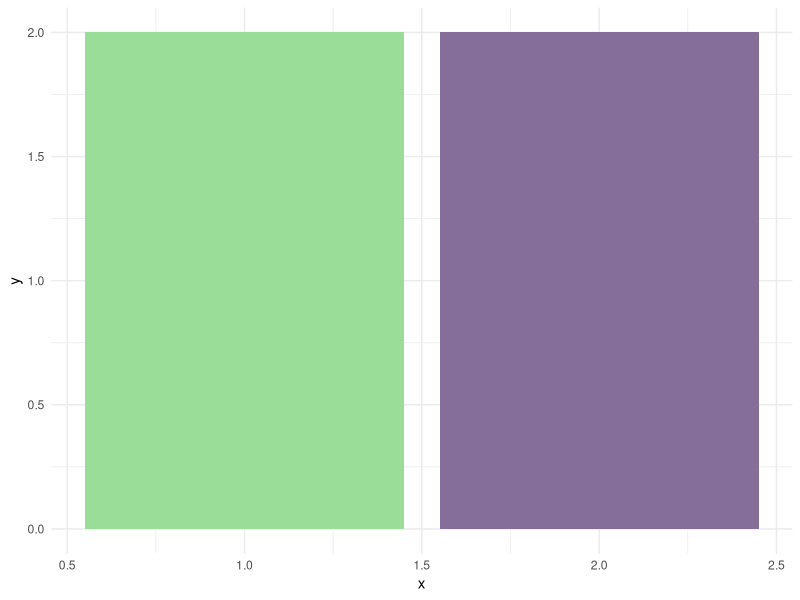
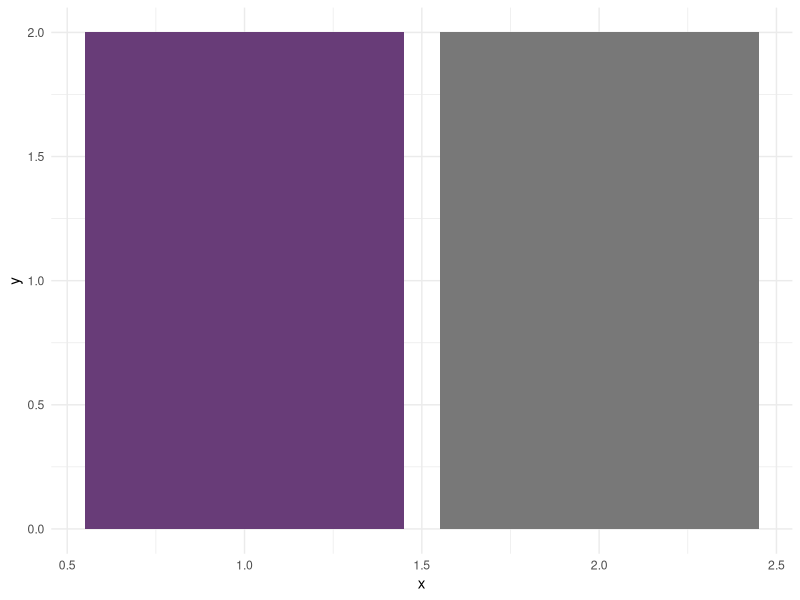
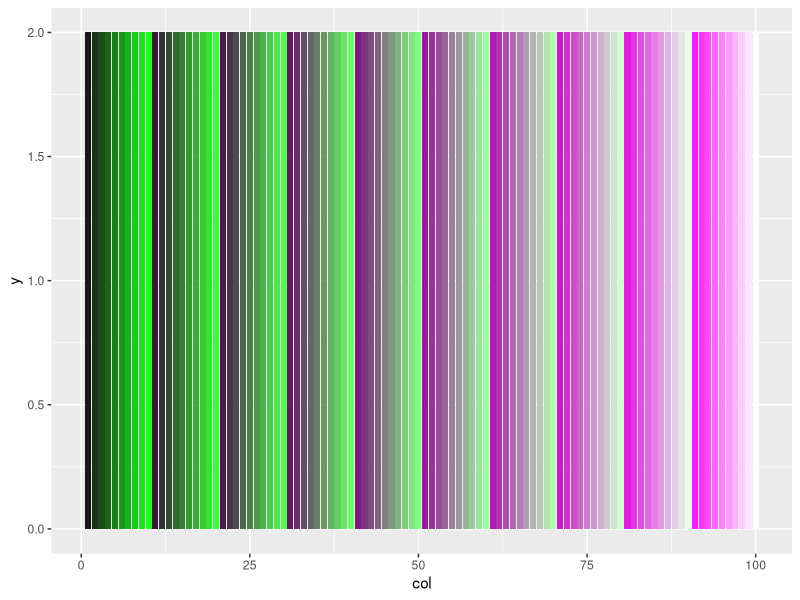
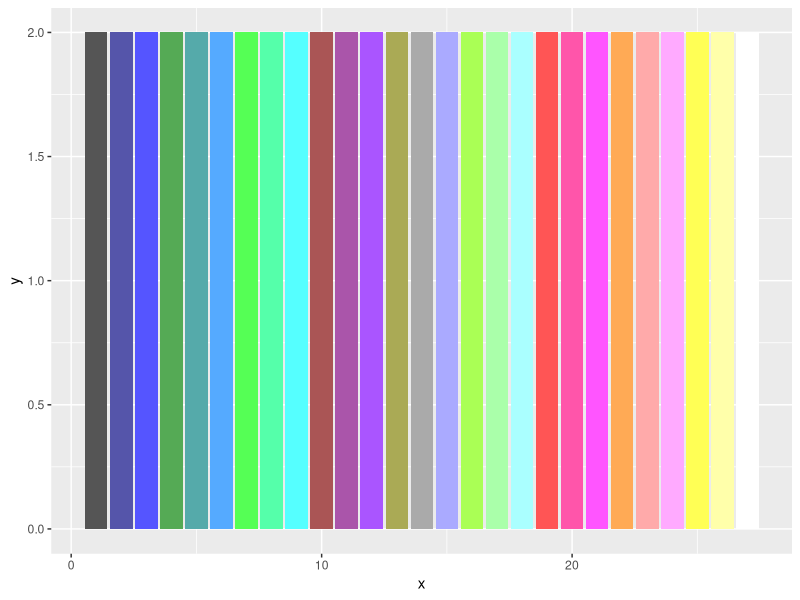

Write the R code that produced these figures, in order.
## ---- chunk 1
library(ggplot2)

x <- "#99dd99"

to_rgb <- col2rgb(x)
to_rgb
## ---- chunk 2
to_red <- to_rgb
to_red[[1]] <- to_red[[1]] * 0.87
to_red[[2]] <- to_red[[2]] * 0.5
#to_red[[1]] <- to_red[[1]] * 1.2

#to_red <- to_red * 2.3

x_red <- rgb(to_red[[1]], to_red[[2]], to_red[[3]], maxColorValue = 255)


to_red 
to_rgb

ggplot(data = data.frame(x = 1:2, y = 2)) +
  geom_col(aes(x = x, y = y), fill = c(x, x_red)) + 
  theme_minimal()

## ---- chunk 3
blue <- 120
red <- blue * 0.87
green <- blue * 0.5

new_col <- rgb(red, green, blue, maxColorValue = 255)
new_col2 <- rgb(blue, blue, blue, maxColorValue = 255)

ggplot(data = data.frame(x = 1:2, y = 2)) +
  geom_col(aes(x = x, y = y), fill = c(new_col, new_col2)) + 
  theme_minimal()
## ---- chunk 4
no_bins <- 10
bins <- 1:no_bins * 255 / no_bins
combos <- as.data.frame(expand.grid(bins, bins, bins))
colnames(combos) <- c("red", "green", "blue")
crows <- seq_len(nrow(combos))
to_rgb <- rgb(combos$red[crows], combos$green[crows], combos$blue[crows], maxColorValue = 255)
combos$hex <- to_rgb
combos$y <- 2
combos <- combos[combos$hex == sort(combos$hex), ]
combos$col <- seq_len(nrow(combos))
combos
## ---- chunk 5
ggplot(data = combos) +
  geom_col(aes(col, y), fill = combos$hex)
## ---- chunk 6
library(tidyverse)

no_bins <- 3
bins <- 1:no_bins * 255 / no_bins
combos <- tibble(expand.grid(bins, bins, bins))
colnames(combos) <- c("red", "green", "blue")

prep_combos <- combos %>% 
  transpose() %>% 
  map(~ {
    x <- .x
    x$hex <- rgb(x$red, x$green, x$blue, maxColorValue = 255)
    x
  }) %>% 
  bind_rows() %>% 
  arrange(hex) %>% 
  mutate(x = 1:27, y = 2)

prep_combos %>% 
  ggplot() +
  geom_col(aes(x, y, fill = hex)) +
  scale_fill_manual(values = prep_combos$hex) +
  theme(legend.position = "none")
